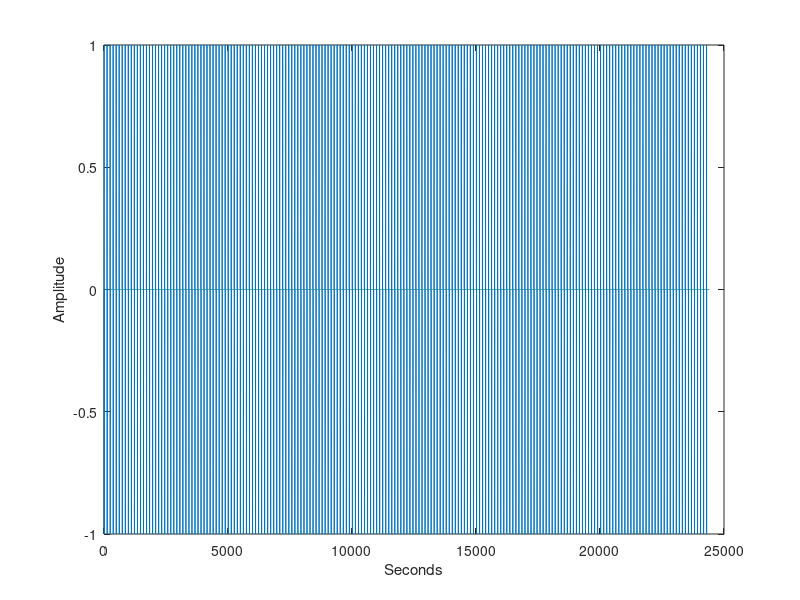
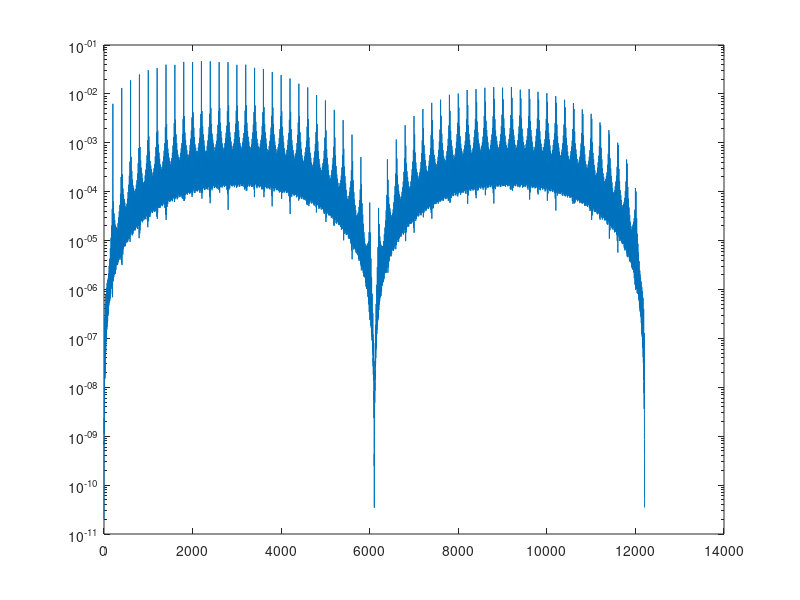
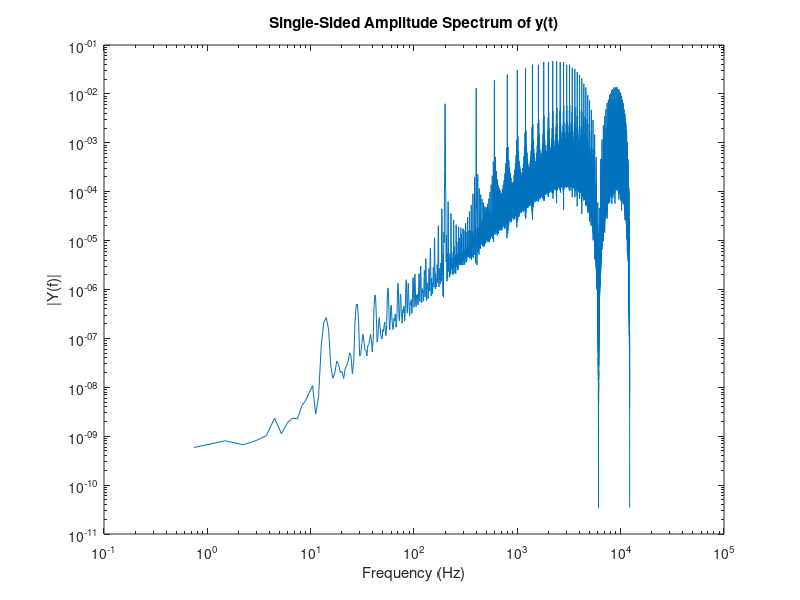
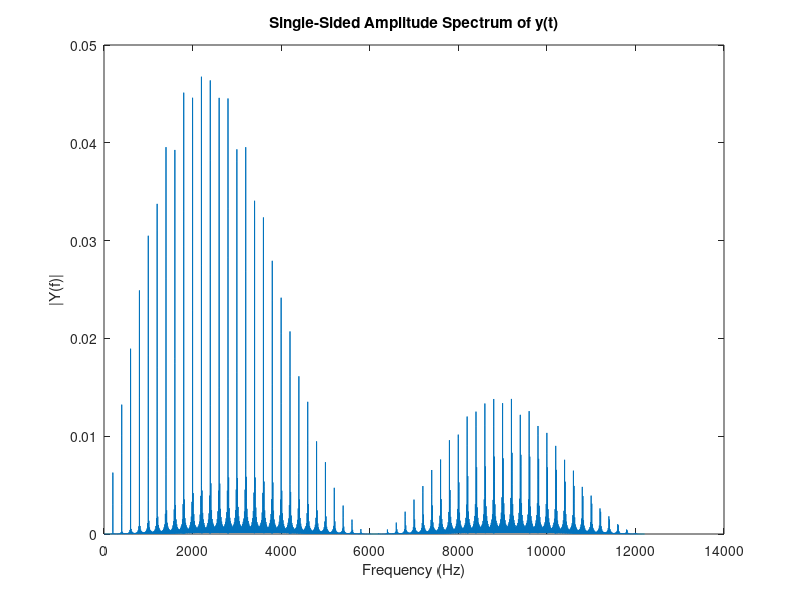

Source code (MATLAB) for these figures, in order: (Note: this script raises an error after producing the figures.)
%% Simulated stim pulses for time/ frequency analysis 

Wp = 200;% microseconds per pulse 
Wps = 4; % pulse width in samples
Fs = 24414; % sampling rate (check with system to make sure that this is correct)
Fp = 200; % frequency of pulse train
locsStim = 1:((1/Fp)*Fs):Fs;
locsStim = int16(locsStim);
amp = 1; % stim amplitude

% build the stim train

stim = zeros (1,Fs);

clear idx
for idx = 1:length(locsStim)
    stim (locsStim(idx):(locsStim(idx)+Wps-1)) = amp;
    stim ((locsStim(idx)+ Wps):(locsStim(idx)+((2*Wps)-1))) = -amp;
end

figure; plot (stim)
xlabel('Seconds');
ylabel('Amplitude');

%% Take FFT and plot

T=1/Fs;
L= length(stim);

t = (0:L-1)*T;

NFFT = 2^nextpow2(L);

Y = fft(stim.*hanning(length(stim))',NFFT)/L;
f = Fs/2*linspace(0,1,NFFT/2+1);
% Plot single-sided amplitude spectrum.
figure;
semilogy(f,2*abs(Y(1:NFFT/2+1)))

figure;
loglog(f,2*abs(Y(1:NFFT/2+1)))

title('Single-Sided Amplitude Spectrum of y(t)')
xlabel('Frequency (Hz)')
ylabel('|Y(f)|')

%% Waveform generation techniques
Y(1:200) = Y(1:200) *1e-25 + 0i; %determines amplitude of attenuated 1-200 Hz
figure;
plot(f,2*abs(Y(1:NFFT/2+1)));
title('Single-Sided Amplitude Spectrum of y(t)');
xlabel('Frequency (Hz)');
ylabel('|Y(f)|');
inverse = ifft(Y, 'symmetric');
figure; plot (inverse)

figure;
loglog(f,2*abs(Y(1:NFFT/2+1)))
